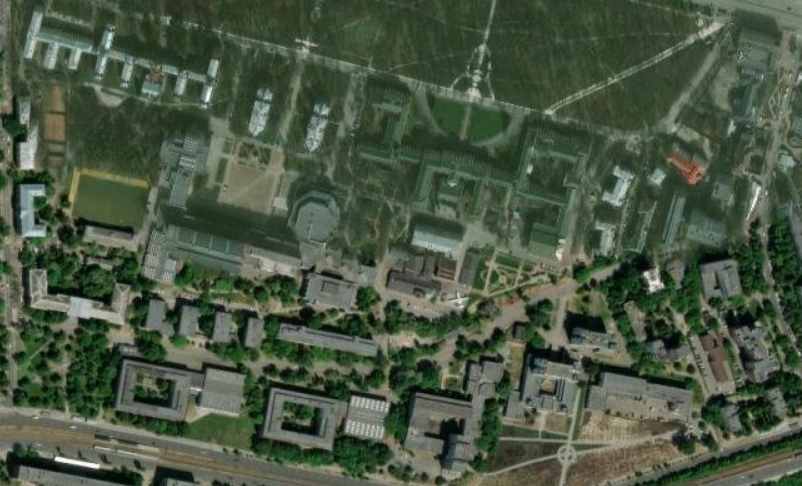
#> input picture lab3/atlas_img.png, 802 x 486 px
$ python count_buildings.py
#> lines starting #> are read from the running program, lines starting #| are printed output that depends on the picture; after the words box and inside, x2 and y2 are one past the last pixel; in counts of white or black regions, pixels touching at a corner belong together
### lab3/img_processing.py
import cv2
import numpy as np
import matplotlib.pyplot as plt


def show_img(img, title):
    plt.imshow(img)
    plt.axis('off')
    plt.title(title)
    plt.show()


def show_img_hist(img, title):
    fig, axes = plt.subplots(1, 2, figsize=(10, 4))
    axes[0].imshow(img)
    axes[0].set_title(f"{title}")
    axes[1].hist(img.ravel(), 256, [0, 256])
    axes[1].set_title("Гістограма яскравості")
    plt.tight_layout()
    plt.show()


def process_kmeans(img, k):
    Z = np.float32(img.reshape((-1, 3)))
    criteria = (cv2.TERM_CRITERIA_EPS + cv2.TERM_CRITERIA_MAX_ITER, 10, 1.0)

    ret, label, center = cv2.kmeans(Z, k, None, criteria, 10, cv2.KMEANS_RANDOM_CENTERS)

    center = np.uint8(center)
    res = center[label.flatten()]
    res2 = res.reshape((img.shape))

    return res2


def define_red(img):
    B, G, R = cv2.split(img)

    eq_B = cv2.equalizeHist(B)
    eq_G = cv2.equalizeHist(G)
    eq_R = cv2.addWeighted(R, 4, np.zeros_like(R), 0, 0.02)

    img_redder = cv2.merge((eq_B, eq_G, eq_R))

    return img_redder


def equalize_hist(img):
    B, G, R = cv2.split(img)

    eq_B = cv2.equalizeHist(B)
    eq_G = cv2.equalizeHist(G)
    eq_R = cv2.equalizeHist(R)

    img_eq = cv2.merge((eq_B, eq_G, eq_R))

    return img_eq


# [5 lines left out: function mask_kpi, not called in this run]


def s_log(img):
    c = 255 / np.log(1 + np.max(img))
    return np.array(c * (np.log(img + 1)), dtype=np.uint8)


def s_exp(img):
    c = 255 / np.log(1 + np.max(img))
    return np.array(np.exp(img**1/c)-1, dtype=np.uint8)


def gamma_correction(img, gamma):
    lookUpTable = np.empty((1, 256), np.uint8)
    for i in range(256):
        lookUpTable[0, i] = np.clip(pow(i / 255.0, gamma) * 255.0, 0, 255)
    return cv2.LUT(img, lookUpTable)


def remove_roads(img, total, x1, x2, y1, y2):
    roads_blurred = cv2.GaussianBlur(img, (5, 5), 0)
    _, binary_roads = cv2.threshold(roads_blurred[y1:y2, x1:x2], 50, 255, cv2.THRESH_BINARY + cv2.THRESH_OTSU)
    masked_roads = np.zeros_like(total)
    masked_roads[y1:y2, x1:x2] = binary_roads
    show_img(masked_roads, "Застосування сегментації Оцу (маска доріг)")

    total = cv2.subtract(total, masked_roads)
    return total


def image_recognition(cnts, min_area):
    buildings = [cnt for cnt in cnts if cv2.contourArea(cnt) > min_area]
    print(f"Знайдено {len(buildings)} будівель на фото.")
    return buildings


def process_image(img, site, k, rect_w, rect_h, x, y, gamma, min_area, red_definition=True, subtract_kpi_roads=True):
    show_img_hist(img, f"Фото з сайту {site}")

    if red_definition:
        img_eq = define_red(img)
        show_img_hist(img_eq, f"Нормалізація Blue, Green, виділення Red")
    else:
        img_eq = equalize_hist(img)
        show_img_hist(img_eq, f"Нормалізація гістограми яскравості")

    bil_filtered = cv2.bilateralFilter(img_eq, 5, 150, 75)
    show_img(bil_filtered, "Застосування bilateral filter")

    kmeans_img = process_kmeans(bil_filtered, k)
    show_img(kmeans_img, f"Застосування сегментації kmeans ({k})")

    gray = cv2.cvtColor(kmeans_img, cv2.COLOR_BGR2GRAY)
    show_img(gray, "Застосування градації сірого")

    blurred = cv2.GaussianBlur(gray, (9, 9), 2)
    show_img(blurred, "Застосування Гаусівського розмиття")

    exp_img = s_exp(blurred)
    show_img_hist(exp_img, "Застосування експоненційної трансформації")

    corrected = gamma_correction(exp_img, gamma)
    show_img(corrected, "Гамма корекція")

    _, binary = cv2.threshold(corrected, 100, 255, cv2.THRESH_BINARY + cv2.THRESH_OTSU)
    show_img(binary, "Застосування сегментації Оцу")

    # обробки маски з головним корпусом КПІ
    h, w = img.shape[:2]
    mask = np.zeros((h, w), dtype="uint8")
    x1, y1 = w - rect_w - x, y
    x2, y2 = x1 + rect_w, y1 + rect_h
    cv2.rectangle(mask, (x1, y1), (x2, y2), 255, -1)

    masked_region = cv2.bitwise_and(img_eq, img_eq, mask=mask)
    show_img(masked_region, "Застосування маски")

    k=10
    kmeans_mask_img = process_kmeans(masked_region, k)
    show_img(kmeans_mask_img, f"Застосування сегментації kmeans ({k})")

    mask_gray = cv2.cvtColor(kmeans_mask_img, cv2.COLOR_BGR2GRAY)
    show_img(mask_gray, "Застосування градації сірого")

    masked_blurred = cv2.GaussianBlur(mask_gray, (5, 5), 2)
    show_img(masked_blurred, "Застосування Гаусівського розмиття")

    log_mask_img = s_exp(masked_blurred)
    show_img(log_mask_img, "Застосування логарифмічної трансформації")

    inverted_mask = cv2.bitwise_not(log_mask_img)
    show_img(inverted_mask, "inverted mask")

    exp_mask_img = s_exp(inverted_mask)
    show_img(exp_mask_img, "Застосування експоненційної трансформації")

    gamma = 3
    corrected_mask = gamma_correction(exp_mask_img, gamma)
    show_img(corrected_mask, "Гамма корекція")

    masked_blurred2 = cv2.GaussianBlur(corrected_mask, (11, 11), 0)
    show_img(masked_blurred2, "Застосування Гаусівського розмиття")

    _, binary_masked = cv2.threshold(masked_blurred2[y1:y2, x1:x2], 220, 255, cv2.THRESH_BINARY)
    masked_res = np.zeros_like(binary)
    masked_res[y1:y2, x1:x2] = binary_masked
    show_img(masked_res, "Застосування сегментації")

    # загальне
    total = cv2.bitwise_or(binary, masked_res)
    show_img(total, "Загальна картина")

    if subtract_kpi_roads:
        total = remove_roads(log_mask_img, total, x1, x2, y1, y2)
        show_img(total, "Прибрані дороги біля головного корпусу КПІ")

    kernel = cv2.getStructuringElement(cv2.MORPH_RECT, (3, 3))
    morph = cv2.morphologyEx(total, cv2.MORPH_CLOSE, kernel)
    show_img(morph, "Застосування морфології")

    cnts, _ = cv2.findContours(morph.copy(), cv2.RETR_EXTERNAL, cv2.CHAIN_APPROX_SIMPLE)
    buildings = image_recognition(cnts, min_area)
    cv2.drawContours(img, buildings, -1, (255, 0, 0), 2)
    show_img(img, f"Фото {site} з контурами")

    return

### lab3/count_buildings.py
import cv2
from lab3.img_processing import process_image

file_bing = './bing_img.png'
file_atlas = './atlas_img.png'


## Atlas image processing and building detection
img_atlas = cv2.imread(file_atlas)
#> img_atlas is the input picture: shape (486, 802, 3); mean B, G, R 66.9, 87, 73.7
process_image(img_atlas, "livingatlas2", 6, 260, 150, 200, 70, 0.8, 180, False)
#> call 2 of show_img_hist, with title = 'Нормалізація гістограми яскравості'
#> in show_img_hist (call 2), `plt.show()`:
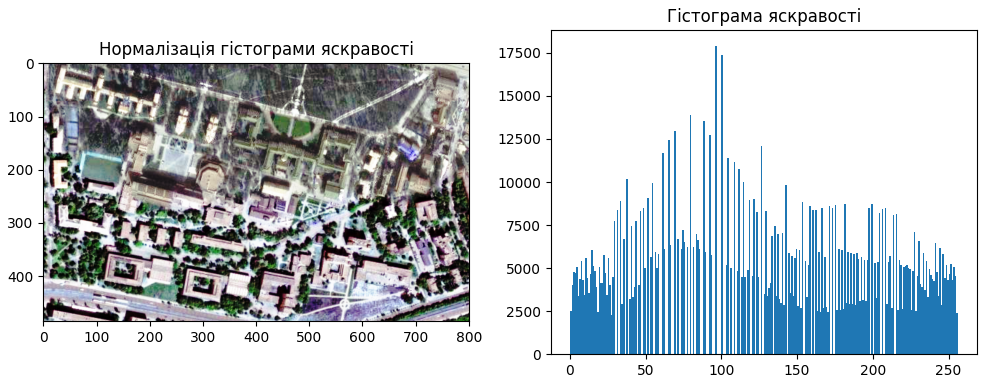
#> figure drawn by matplotlib, 2 panels; B, G, R data is drawn as R, G, B; panel 2: tallest bar 17912 high, from x = 96 to 97
#> in process_kmeans, `ret, label, center = cv2.kmeans(Z, k, None, criteria, 10, cv2.KMEANS_R..`: ret = 270188481.5; center = [[194.9, 194.3, 195.3], [72.33, 73.85, 71.81], [114.2, 114.5, 114.5], [231.5, 231.7, 231.3], [27.63, 27.73, 26.33], [156.2, 155.6, 156.3]]
#> in process_kmeans, `center = np.uint8(center)`: center = [[194, 194, 195], [72, 73, 71], [114, 114, 114], [231, 231, 231], [27, 27, 26], [156, 155, 156]]
#> in process_image, `blurred = cv2.GaussianBlur(gray, (9, 9), 2)`:
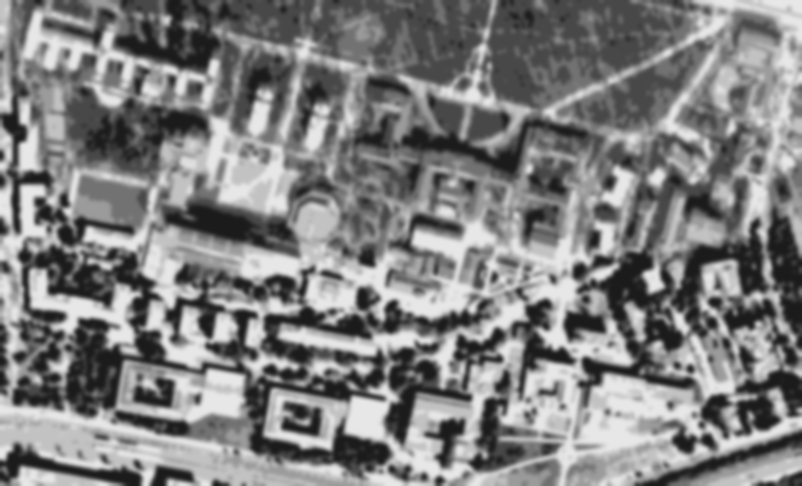
#> blurred: shape (486, 802); min 27, max 231, mean 128
#> in s_exp, `c = 255 / np.log(1 + np.max(img))`: c = 46.82
#> in process_image, `_, binary = cv2.threshold(corrected, 100, 255, cv2.THRESH_BINARY + cv2..`:
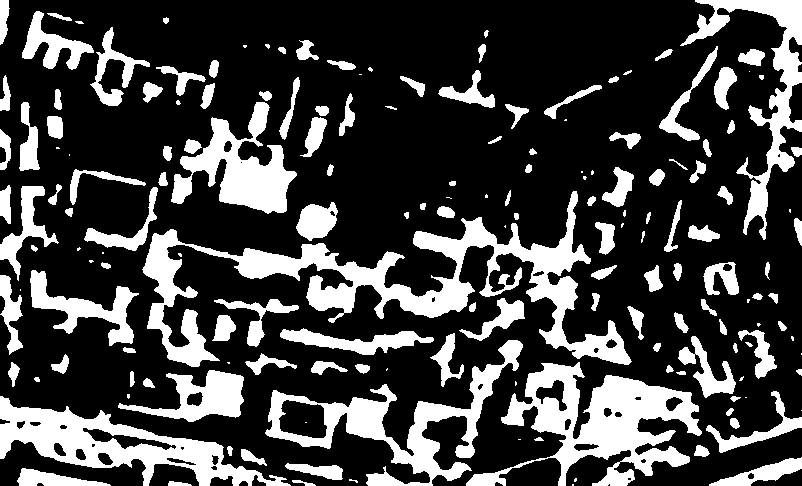
#> binary: shape (486, 802); 25.9% white; 172 white regions (39 under 20 px), largest, box (x1, y1, x2, y2) and area: (142, 191, 632, 367) 18277, (466, 362, 702, 486) 11641, (0, 396, 291, 486) 8715
#> in process_image, `cv2.rectangle(mask, (x1, y1), (x2, y2), 255, -1)`: mask: shape (486, 802); 10.1% white; 1 white region, box (x1, y1, x2, y2) and area: (342, 70, 603, 221) 39411
#> in process_image, `masked_region = cv2.bitwise_and(img_eq, img_eq, mask=mask)`:
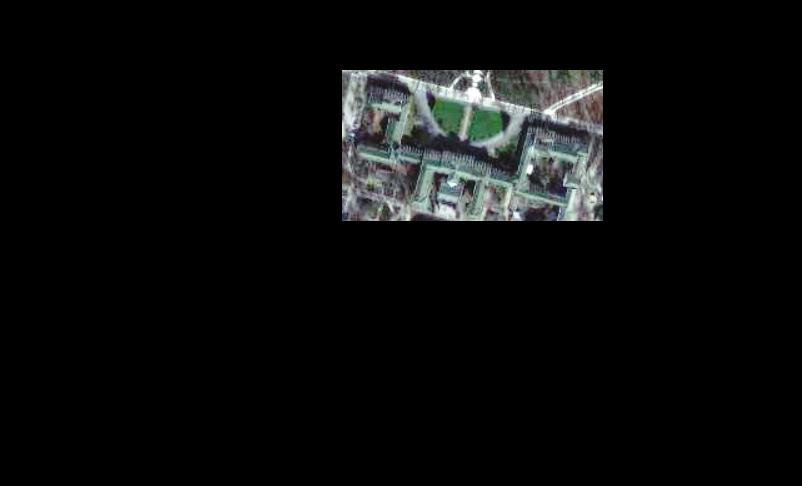
#> masked_region: shape (486, 802, 3); mean B, G, R 11.7, 11.9, 11
#> in process_image, `inverted_mask = cv2.bitwise_not(log_mask_img)`:
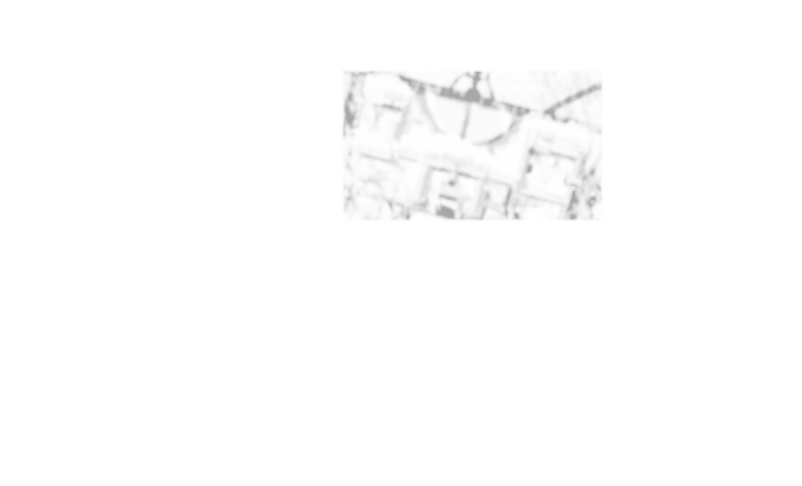
#> inverted_mask: shape (486, 802); min 168, max 255, mean 253.5
#> in process_image, `_, binary_masked = cv2.threshold(masked_blurred2[y1:y2, x1:x2], 220, 2..`: binary_masked: shape (150, 260); 9.9% white; 27 white regions (12 under 20 px), largest, box (x1, y1, x2, y2) and area: (62, 50, 246, 105) 2027, (14, 49, 45, 78) 367, (27, 10, 64, 23) 244
#> in process_image, `masked_res[y1:y2, x1:x2] = binary_masked`: masked_res: shape (486, 802); 0.99% white; 27 white regions (12 under 20 px), largest, box (x1, y1, x2, y2) and area: (404, 120, 588, 175) 2027, (356, 119, 387, 148) 367, (369, 80, 406, 93) 244
#> in remove_roads, `_, binary_roads = cv2.threshold(roads_blurred[y1:y2, x1:x2], 50, 255, ..`: binary_roads: shape (150, 260); 17.2% white; 28 white regions (6 under 20 px), largest, box (x1, y1, x2, y2) and area: (56, 1, 189, 81) 2215, (223, 85, 254, 150) 686, (200, 14, 260, 54) 611
#> in remove_roads, `masked_roads[y1:y2, x1:x2] = binary_roads`: masked_roads: shape (486, 802); 1.7% white; 28 white regions (6 under 20 px), largest, box (x1, y1, x2, y2) and area: (398, 71, 531, 151) 2215, (565, 155, 596, 220) 686, (542, 84, 602, 124) 611
#> in remove_roads, `total = cv2.subtract(total, masked_roads)`: total: shape (486, 802); 26.2% white; 181 white regions (48 under 20 px), largest, box (x1, y1, x2, y2) and area: (142, 219, 632, 367) 18061, (466, 362, 702, 486) 11641, (0, 396, 291, 486) 8715
#> in process_image, `morph = cv2.morphologyEx(total, cv2.MORPH_CLOSE, kernel)`: morph: shape (486, 802); 26.3% white; 174 white regions (46 under 20 px)
#> in process_image, `cnts, _ = cv2.findContours(morph.copy(), cv2.RETR_EXTERNAL, cv2.CHAIN_..`: cnts = 173 contours, 56 with area under 20; largest, box (x1, y1, x2, y2) and area: (142, 219, 632, 367) 17018, (466, 362, 702, 486) 12004, (0, 396, 291, 486) 9567, (265, 340, 523, 486) 9162, (171, 91, 297, 214) 5800
#> in image_recognition, `buildings = [cnt for cnt in cnts if cv2.contourArea(cnt) > min_area]`: buildings = 54 contours; largest, box (x1, y1, x2, y2) and area: (142, 219, 632, 367) 17018, (466, 362, 702, 486) 12004, (0, 396, 291, 486) 9567, (265, 340, 523, 486) 9162, (171, 91, 297, 214) 5800
#| Знайдено 54 будівель на фото.

## Bing image processing and building detection
img_bing = cv2.imread(file_bing)
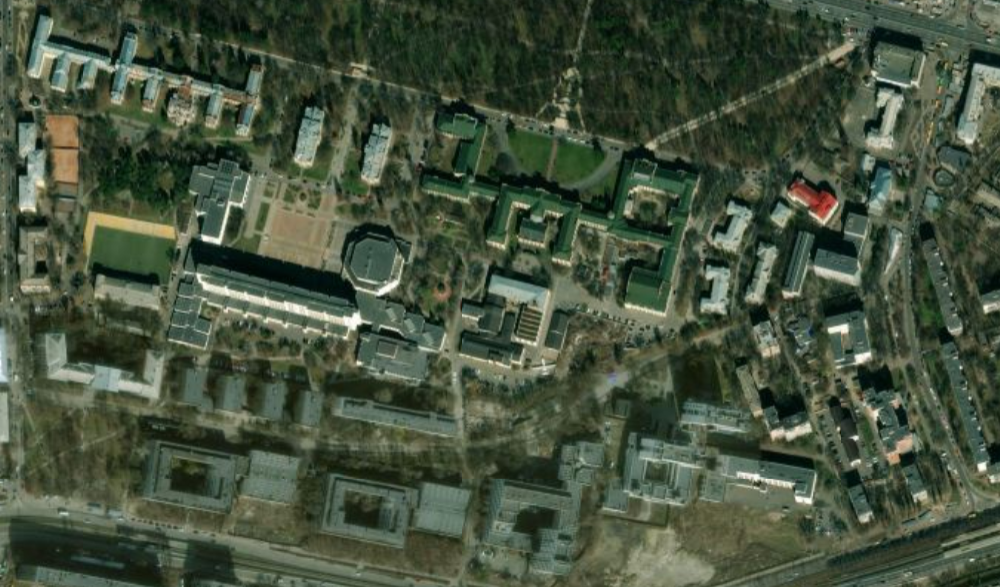
#> input picture lab3/bing_img.png, 1000 x 587 px
#> img_bing is the input picture: shape (587, 1000, 3); mean B, G, R 62.1, 82, 69.4
process_image(img_bing, "Bing", 3, 300, 170, 300, 100, 1.5, 210)
#> in show_img_hist (call 5), `plt.show()`:
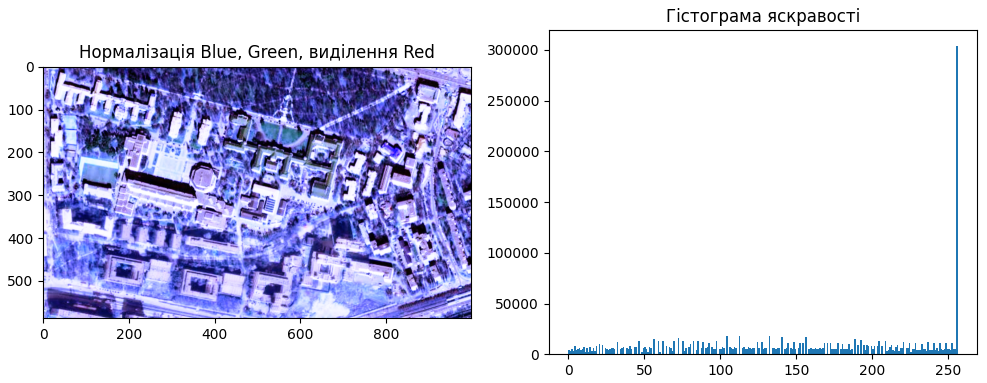
#> figure drawn by matplotlib, 2 panels; B, G, R data is drawn as R, G, B; panel 2: tallest bar 304145 high, from x = 255 to 256
#> in process_image (call 2), `cnts, _ = cv2.findContours(morph.copy(), cv2.RETR_EXTERNAL, cv2.CHAIN_..`: cnts = 246 contours, 94 with area under 20; largest, box (x1, y1, x2, y2) and area: (77, 243, 695, 454) 33231, (0, 326, 736, 587) 31778, (601, 316, 922, 563) 21135, (81, 97, 358, 278) 13456, (843, 48, 964, 171) 8559
#> in image_recognition (call 2), `buildings = [cnt for cnt in cnts if cv2.contourArea(cnt) > min_area]`: buildings = 54 contours; largest, box (x1, y1, x2, y2) and area: (77, 243, 695, 454) 33231, (0, 326, 736, 587) 31778, (601, 316, 922, 563) 21135, (81, 97, 358, 278) 13456, (843, 48, 964, 171) 8559
#| Знайдено 54 будівель на фото.
